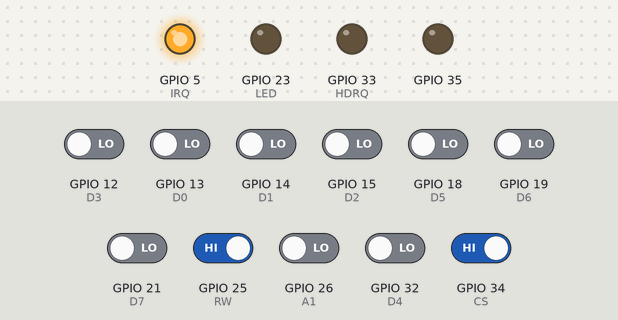
A program run on a simulated ESP32. Shown: output pins drawn as LEDs (lit = HIGH). Inputs (shaded band) come from the test bench; at power-on: GPIO 25 (RW), GPIO 34 (CS) HIGH, GPIO 12 (D3), GPIO 13 (D0), GPIO 14 (D1), GPIO 15 (D2), GPIO 18 (D5), GPIO 19 (D6), GPIO 21 (D7), GPIO 26 (A1), GPIO 32 (D4) LOW. What the program prints to the serial monitor is not drawn.

Above: at 1.2 s.
1.3 s: GPIO 25 (RW) driven LOW and GPIO 34 (CS) driven LOW
Timing chart, 0 to 4.3 s (numbered marks = the images above; inputs shaded):
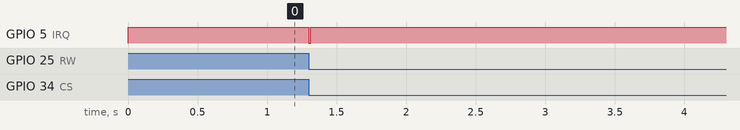

The program:

main.cpp
```cpp
#include <Arduino.h>

//** PIN defines

//* Signal PINs
#define IRQ 5
#define CS 34
#define HDRQ 33
#define ACK 27
#define ST_RESET 22
#define RW 25
#define A1 26

//* Data PINs
#define D0 13
#define D1 14
#define D2 15
#define D3 12   /* 16 not available on WROVER */
#define D4 32   /* 17 not avalable on WROVER */
#define D5 18
#define D6 19
#define D7 21

//* Non ACSI PINs
#define LED 23

/**
 * IRQ delay
 * Delay between IRQ going low and then high again (in microseconds).
 */
#define IRQ_DELAY 15000

//*** Variables
uint8_t data = 0;
uint8_t last_data = 0;
int8_t last_a1 = -1;
//** Dataport
uint8_t dport[] = {D0, D1, D2, D3 ,D4 ,D5, D6, D7};
uint8_t command;
uint8_t num_of_packets=0;
uint8_t packet_byte_counter=0;
uint8_t cs_pulses=0;
uint8_t acsi_data[16];
//** Inquery response
static unsigned char inquiry_bytes[] =
{
	0,                /* device type 0 = direct access device */
	0,                /* device type qualifier (nonremovable) */
	1,                /* ACSI/SCSI version */
	0,                /* reserved */
	31,               /* length of the following data */
	0, 0, 0,          /* Vendor specific data */
	'A','C','S','I','2','E','S','P',    /* Vendor ID */
	'3','2',' ','h','a','r','d','d',    /* Product ID 1 */
	'r','i','v','e',' ','1','.','2',    /* Product ID 2 */
	'M','B',' ',' ',                    /* Revision */
};
//** Functions

/**
 * @brief reads the ACSI data bus
 *
 * @return uint8_t
 */
uint8_t read_dataport() {
  uint8_t d=0;
  for (int i=0;i<8;i++) {
    d = d | (digitalRead(dport[i]) << i);
  }

  return d;
}
void send_irq() {
  digitalWrite(IRQ, LOW);

}
/**
 * @brief Interrupt routine, activates when CS goes low.
 *
 */
void IRAM_ATTR cs_interrupt() {
  last_data = read_dataport();
  last_a1 = digitalRead(A1);
  cs_pulses++;
  if (last_a1 == LOW) {

  }
  if (cs_pulses > 0) {
    acsi_data[cs_pulses-1]=last_data;

  }
  if (cs_pulses== 16)
    cs_pulses=0;
  digitalWrite(IRQ, LOW);
  delayMicroseconds(IRQ_DELAY);
  digitalWrite(IRQ, HIGH);
}

void IRAM_ATTR rw_interrupt_read() {
  pinMode(D0, OUTPUT);
  pinMode(D1, OUTPUT);
  pinMode(D2, OUTPUT);
  pinMode(D3, OUTPUT);
  pinMode(D4, OUTPUT);
  pinMode(D5, OUTPUT);
  pinMode(D6, OUTPUT);
  pinMode(D7, OUTPUT);

}
void IRAM_ATTR rw_interrupt_write() {
  pinMode(D0, INPUT);
  pinMode(D1, INPUT);
  pinMode(D2, INPUT);
  pinMode(D3, INPUT);
  pinMode(D4, INPUT);
  pinMode(D5, INPUT);
  pinMode(D6, INPUT);
  pinMode(D7, INPUT);

}

void setup() {
  // Setup serial
  Serial.begin(9600);

  //** Setup pins

  //* PINs always in input mode
  pinMode(ST_RESET, INPUT);
  pinMode(RW, INPUT);
  pinMode(CS, INPUT);
  pinMode(A1, INPUT);
  pinMode(ACK, INPUT);

//* PINs always in output mode
  pinMode(LED, OUTPUT);
  pinMode(IRQ, OUTPUT);
  pinMode(HDRQ,OUTPUT);
  // Set low in order to not rearange board.
  pinMode(35,OUTPUT);
  digitalWrite(35, LOW);

  //* Data PINs (Starts as input)
  pinMode(D0, INPUT);
  pinMode(D1, INPUT);
  pinMode(D2, INPUT);
  pinMode(D3, INPUT);
  pinMode(D4, INPUT);
  pinMode(D5, INPUT);
  pinMode(D6, INPUT);
  pinMode(D7, INPUT);
  pinMode(IRQ, OUTPUT);

  // Turn off LED
  digitalWrite(LED, LOW);

  //Set IRQ high (active low)
  digitalWrite(IRQ, HIGH);

// clear data
int i;
for (i=0;i<16;i++) {
  acsi_data[i] = 0;
}

// setup interrupt
attachInterrupt(CS, cs_interrupt, FALLING);

attachInterrupt(RW, rw_interrupt_read, RISING);
attachInterrupt(RW, rw_interrupt_write, FALLING);
}

void loop() {
 // Recive packet
 Serial.print("Last byte:");
 Serial.println(last_data);
 if (last_a1 != -1) {
   Serial.print("Last A1:");
   Serial.println(last_a1);
 }
 if (cs_pulses > 0) {
  Serial.print("CS pulses:");
  Serial.println(cs_pulses);
 }
 delay(5000);
 int i;
 for (i=0;i<16;i++) {
  Serial.print(acsi_data[i]);
  Serial.print(",");
 }
 Serial.println();
}
```

Measured:
- after the input at 1.3 s, GPIO 5 (IRQ): HIGH → LOW at once, → HIGH 0.02 s later
